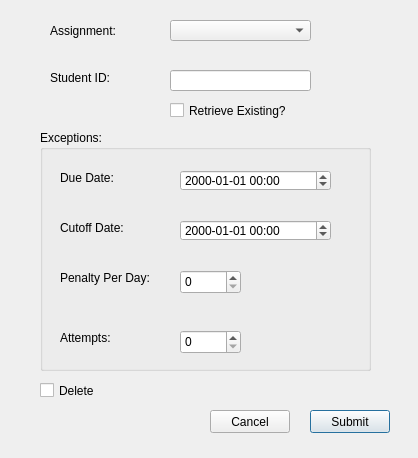
<?xml version="1.0" encoding="UTF-8"?>
<ui version="4.0">
 <class>Dialog</class>
 <widget class="QDialog" name="Dialog">
  <property name="geometry">
   <rect>
    <x>0</x>
    <y>0</y>
    <width>418</width>
    <height>458</height>
   </rect>
  </property>
  <property name="windowTitle">
   <string>Add Exceptions</string>
  </property>
  <widget class="QLabel" name="label_assignment">
   <property name="geometry">
    <rect>
     <x>50</x>
     <y>20</y>
     <width>101</width>
     <height>21</height>
    </rect>
   </property>
   <property name="text">
    <string>Assignment:</string>
   </property>
  </widget>
  <widget class="QComboBox" name="assignment_comboBox">
   <property name="geometry">
    <rect>
     <x>170</x>
     <y>20</y>
     <width>141</width>
     <height>21</height>
    </rect>
   </property>
  </widget>
  <widget class="QLabel" name="label_studentId">
   <property name="geometry">
    <rect>
     <x>50</x>
     <y>70</y>
     <width>81</width>
     <height>16</height>
    </rect>
   </property>
   <property name="text">
    <string>Student ID:</string>
   </property>
  </widget>
  <widget class="QLineEdit" name="lineEdit_studentId">
   <property name="geometry">
    <rect>
     <x>170</x>
     <y>70</y>
     <width>141</width>
     <height>21</height>
    </rect>
   </property>
  </widget>
  <widget class="QGroupBox" name="exceptions_groupBox">
   <property name="geometry">
    <rect>
     <x>40</x>
     <y>130</y>
     <width>331</width>
     <height>241</height>
    </rect>
   </property>
   <property name="title">
    <string>Exceptions:</string>
   </property>
   <widget class="QDateTimeEdit" name="dateTime_dueDate">
    <property name="geometry">
     <rect>
      <x>140</x>
      <y>40</y>
      <width>151</width>
      <height>21</height>
     </rect>
    </property>
    <property name="displayFormat">
     <string>yyyy-MM-dd HH:mm</string>
    </property>
   </widget>
   <widget class="QLabel" name="label_dueDate">
    <property name="geometry">
     <rect>
      <x>20</x>
      <y>40</y>
      <width>71</width>
      <height>16</height>
     </rect>
    </property>
    <property name="text">
     <string>Due Date:</string>
    </property>
   </widget>
   <widget class="QLabel" name="label_cutOff">
    <property name="geometry">
     <rect>
      <x>20</x>
      <y>90</y>
      <width>81</width>
      <height>16</height>
     </rect>
    </property>
    <property name="text">
     <string>Cutoff Date:</string>
    </property>
   </widget>
   <widget class="QDateTimeEdit" name="dateTime_cutoffDate">
    <property name="geometry">
     <rect>
      <x>140</x>
      <y>90</y>
      <width>151</width>
      <height>21</height>
     </rect>
    </property>
    <property name="displayFormat">
     <string>yyyy-MM-dd HH:mm</string>
    </property>
   </widget>
   <widget class="QLabel" name="label_penalty">
    <property name="geometry">
     <rect>
      <x>20</x>
      <y>140</y>
      <width>111</width>
      <height>16</height>
     </rect>
    </property>
    <property name="text">
     <string>Penalty Per Day:</string>
    </property>
   </widget>
   <widget class="QSpinBox" name="spinBox_penalty">
    <property name="geometry">
     <rect>
      <x>140</x>
      <y>140</y>
      <width>61</width>
      <height>24</height>
     </rect>
    </property>
   </widget>
   <widget class="QLabel" name="label_attempts">
    <property name="geometry">
     <rect>
      <x>20</x>
      <y>200</y>
      <width>81</width>
      <height>16</height>
     </rect>
    </property>
    <property name="text">
     <string>Attempts:</string>
    </property>
   </widget>
   <widget class="QSpinBox" name="spinBox_attempts">
    <property name="geometry">
     <rect>
      <x>140</x>
      <y>200</y>
      <width>61</width>
      <height>24</height>
     </rect>
    </property>
   </widget>
  </widget>
  <widget class="QPushButton" name="pushButton_submit">
   <property name="geometry">
    <rect>
     <x>310</x>
     <y>410</y>
     <width>80</width>
     <height>23</height>
    </rect>
   </property>
   <property name="text">
    <string>Submit</string>
   </property>
  </widget>
  <widget class="QPushButton" name="pushButton_cancel">
   <property name="geometry">
    <rect>
     <x>210</x>
     <y>410</y>
     <width>80</width>
     <height>23</height>
    </rect>
   </property>
   <property name="text">
    <string>Cancel</string>
   </property>
  </widget>
  <widget class="QCheckBox" name="checkBox_retrieveExisting">
   <property name="geometry">
    <rect>
     <x>170</x>
     <y>100</y>
     <width>141</width>
     <height>21</height>
    </rect>
   </property>
   <property name="toolTip">
    <string>If there are existing exceptions for the provided student, populate the exceptions field</string>
   </property>
   <property name="text">
    <string>Retrieve Existing?</string>
   </property>
  </widget>
  <widget class="QCheckBox" name="checkBox_delete">
   <property name="geometry">
    <rect>
     <x>40</x>
     <y>380</y>
     <width>141</width>
     <height>21</height>
    </rect>
   </property>
   <property name="text">
    <string>Delete</string>
   </property>
  </widget>
 </widget>
 <resources/>
 <connections/>
</ui>
